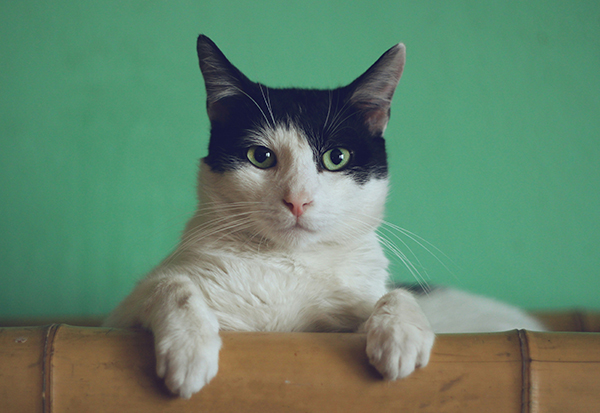
#> input picture Assets/Cat2.jpg, 600 x 413 px, found by its file name
$ python essFunc.py
#> lines starting #> are read from the running program, lines starting #| are printed output that depends on the picture; after the words box and inside, x2 and y2 are one past the last pixel; in counts of white or black regions, pixels touching at a corner belong together
import cv2 as cv

img = cv.imread('images/cat2.jpg')
#> img is the input picture: shape (413, 600, 3); mean B, G, R 108.4, 133.2, 99.7

#convert the image to grayscale
gray = cv.cvtColor(img, cv.COLOR_BGR2GRAY)
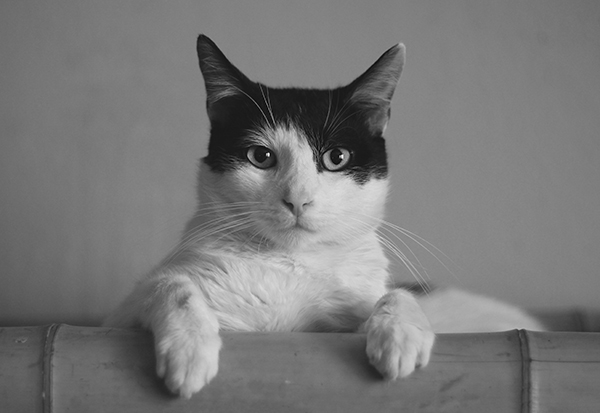
#> gray: shape (413, 600); min 3, max 255, mean 120.4
#cv.imshow('Gray',gray)

#blur
blur = cv.GaussianBlur(img, (7,7), cv.BORDER_DEFAULT)
#(7,7) is the kernel size, it should be odd and positive
#cv.imshow('Blur',blur)

#edge cascade
canny = cv.Canny(img,125, 175)
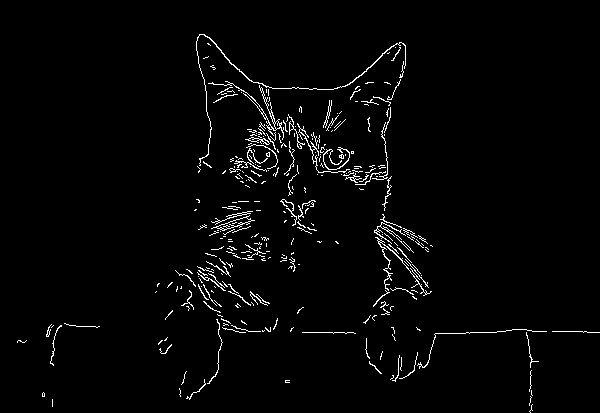
#> canny: shape (413, 600); 2.4% white in thin lines or dots, all inside (x1, y1, x2, y2) = (17, 34, 600, 413)
#125 is the lower threshold and 175 is the upper threshold
#cv.imshow('Canny Edges',canny)

#dilating the image
dilated = cv.dilate(canny,(3,3), iterations =3)
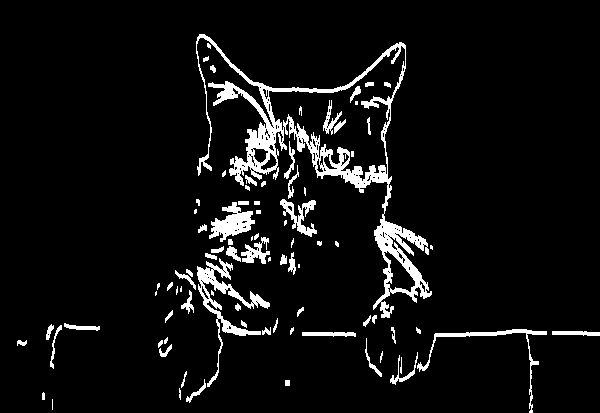
#> dilated: shape (413, 600); 6.4% white; 85 white regions (23 under 20 px), largest, box (x1, y1, x2, y2) and area: (196, 34, 432, 318) 7955, (197, 258, 270, 387) 1579, (209, 202, 255, 242) 883
#(3,3) is the kernel size, iterations =1 means that the dilation will be applied once
#cv.imshow('Dilated',dilated)

#resizing the image
resized = cv.resize(img, (400,400))
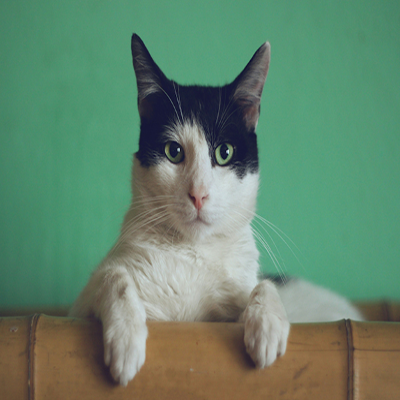
#> resized: shape (400, 400, 3); mean B, G, R 108.3, 133.1, 99.6
cv.imshow('Resized',resized)

#cropping the image
cropped = img[50:200, 200:400]  # y1:y2, x1:x2
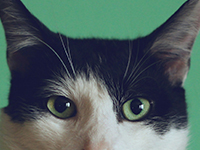
#> cropped: shape (150, 200, 3); mean B, G, R 95.3, 96.3, 79
cv.imshow('Cropped', cropped)

cv.waitKey(0)
